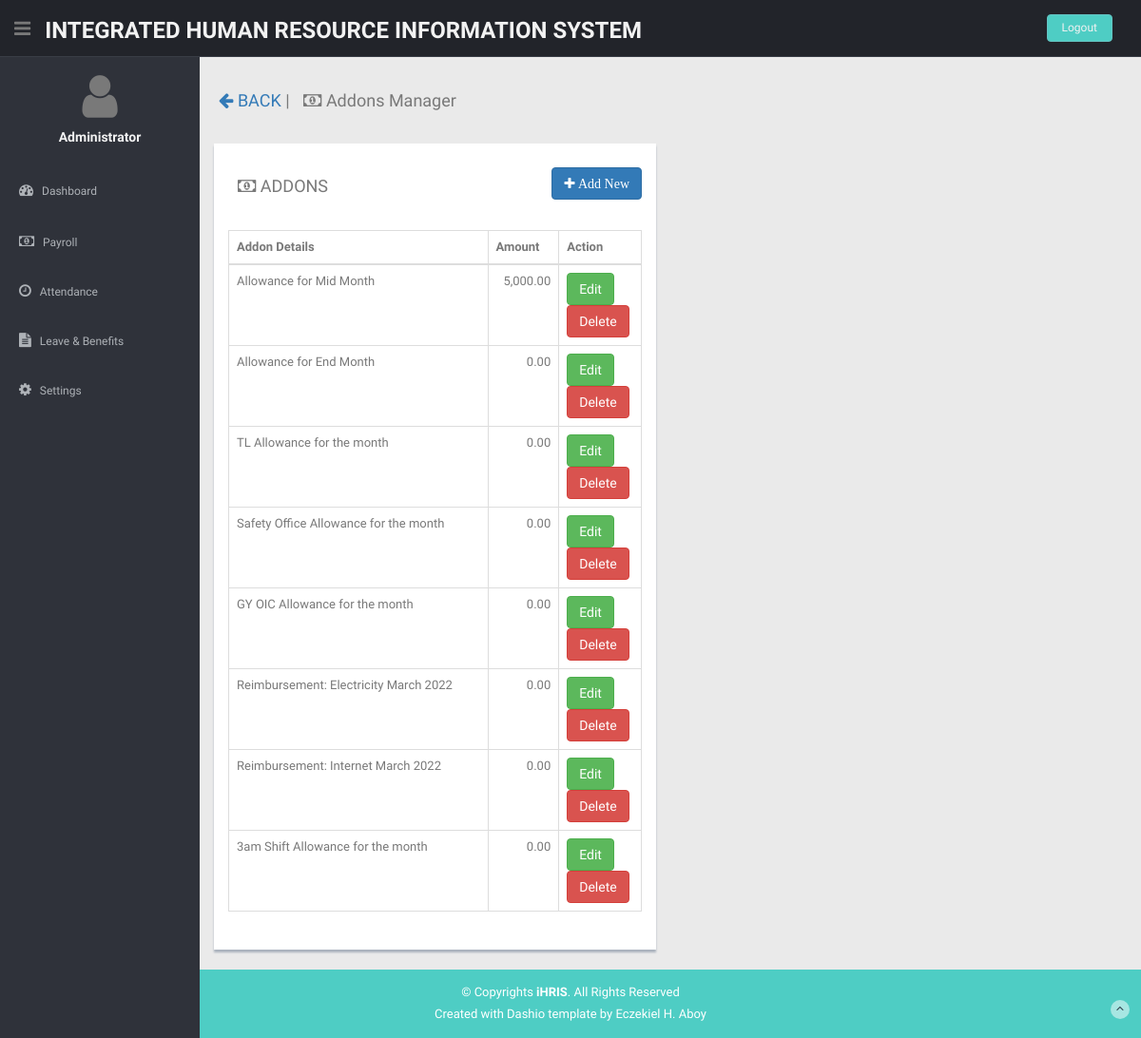
The app's page /accounting/index.php?manageaddons (signed in) with its own data.
### tables this page shows
CREATE TABLE `addons` (
  `id` int(45) NOT NULL,
  `addons` varchar(100) DEFAULT NULL,
  `amount` double DEFAULT NULL
);

### accounting/manageaddons.php (the view, shortened to what this page needs)
<div class="row">
  <div class="col-lg-12">
  <h4 style="text-indent: 10px;"><a href="?main"><i class="fa fa-arrow-left"></i> BACK</a> | <i class="fa fa-money"></i> Addons Manager</h4>
</div>
</div>
<div class="col-lg-6 mt">
        <div class="content-panel">
          <div class="panel-heading">
            <a href="?manageaddons&addnew" class="btn btn-primary" style="float:right;"><i class="fa fa-plus"> Add New</i></a>
          <h4><i class="fa fa-money"></i> ADDONS</h4>
        </div>
        <div class="panel-body">
          <table class="table table-bordered">
            <thead>
              <tr>
                <th>
                  Addon Details
                </th>
                <th>
                  Amount
                </th>
                <th>
                  Action
                </th>
              </tr>
            </thead>
            <tbody>
              <?php
              $sqlAddons=mysqli_query($con,"SELECT * FROM addons");
              if(mysqli_num_rows($sqlAddons)>0){
                while($addons=mysqli_fetch_array($sqlAddons)){
                  echo "<tr>";
                  echo "<td>$addons[addons]</td>";
                  echo "<td align='right'>".number_format($addons['amount'],2)."</td>";
                  echo "<td width='20%'><a href='?manageaddons&editaddons&id=$addons[id]' class='btn btn-success'>Edit</a> <a href='?manageaddons&delete&id=$addons[id]' class='btn btn-danger'>Delete</a></td>";
                  echo "</tr>";
                }
              }else{
                echo "<tr>";
                echo "<td colspan='3' align='center'>No record found!</td>";
                echo "</tr>";
              }
              ?>
            </tbody>
          </table>
        </div>
      </div>
    </div>

### accounting/css/style.css (style rules this page uses)
body { color: #797979; background: #eaeaea; font-family: 'Ruda', sans-serif; padding: 0px !important; margin: 0px !important; font-size:13px; }
a, a:hover, a:focus { text-decoration: none; outline: none; }
.mt { margin-top: 25px; }
.content-panel { background: #ffffff; box-shadow: 0px 3px 2px #aab2bd; padding-top: 15px; padding-bottom: 5px; }
.content-panel h4 { margin-left: 10px; }

### records on screen
addons: addons "Allowance for Mid Month", amount "5,000.00"
addons: addons "Allowance for End Month", amount "0.00"
addons: addons "TL Allowance for the month", amount "0.00"
addons: addons "Safety Office Allowance for the month", amount "0.00"
addons: addons "GY OIC Allowance for the month", amount "0.00"
addons: addons "Reimbursement: Electricity March 2022", amount "0.00"
addons: addons "Reimbursement: Internet March 2022", amount "0.00"
addons: addons "3am Shift Allowance for the month", amount "0.00"

### other values on screen
$fullname "Administrator"
